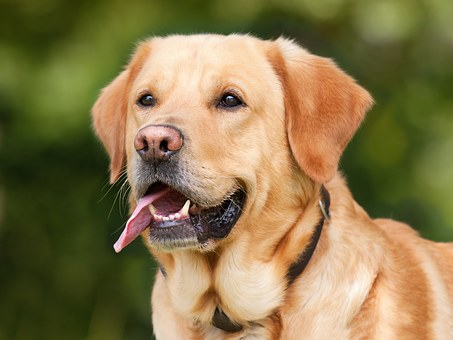
#> input picture 6_Deep Learning/4_Digital Image Processing/3_Morphological Processing/images/dog.jpg, 453 x 340 px
$ jupyter execute 1_morphological_techniques.ipynb   (shell and % lines are left out)
#> lines starting #> are read from the running program, lines starting #| are printed output that depends on the picture
# Morphological image processing

Morphological image processing (MIP) is a group of non-linear operations that correlate to the shape or morphology of features in an image. The morphological operations depend only on the comparative arrangement of pixel values, not their numerical values. They are particularly suitable for processing binary images.

## Importing libraries and loading image

[cell 1]
# Importing modules from skimage to read and display images
import skimage
from skimage.io import imshow, imread, imsave
from skimage.transform import resize
import numpy as np
import pandas as pd
import cv2

import matplotlib.pyplot as plt

import warnings
warnings.filterwarnings('ignore')

print('skimage version:', skimage.__version__)

[cell 2]
# Read the image
image = imread('images/dog.jpg')
#> image is the input picture: shape (340, 453, 3); mean R, G, B 136.4, 119.6, 76.2

# Load the image
imshow(image)

[cell 3]
# Converting the image to grayscale
gray_image = cv2.cvtColor(image, cv2.COLOR_BGR2GRAY)
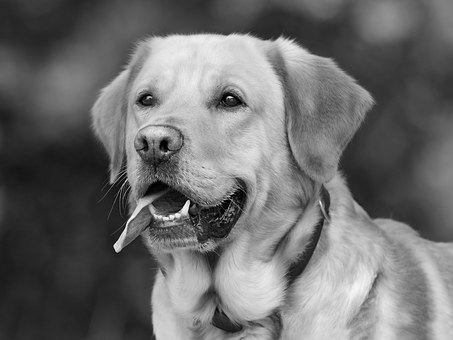
#> gray_image: shape (340, 453); min 0, max 252, mean 108.6

# See the image
imshow(gray_image)

## Morphological techniques

### Image Dilation

The value of the output pixel is the maximum value of all pixels in the neighborhood. In a binary image, a pixel is set to 1 if any of the neighboring pixels have the value 1. Morphological dilation makes objects more visible and fills in small holes in objects. Lines appear thicker, and filled shapes appear larger.

[cell 4]
kernel = np.ones((5, 5), np.uint8)
image1 = cv2.dilate(image, kernel)
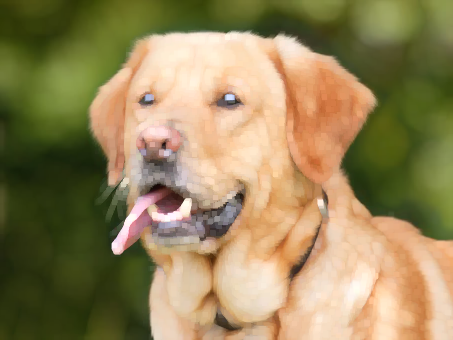
#> image1: shape (340, 453, 3); mean R, G, B 150, 133.3, 90.6

titles = ['Original Image', 'Dilated Image']
images = [image, image1]
count = 2

for i in range(count):
    plt.subplot(1, 2, i + 1)
    plt.title(titles[i])
    plt.imshow(images[i])

plt.show()
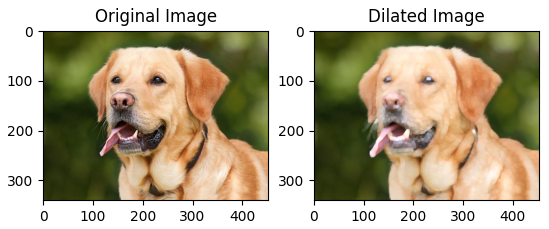
#> figure drawn by matplotlib, 2 panels

### Image Erosion

The value of the output pixel is the minimum value of all pixels in the neighborhood. In a binary image, a pixel is set to 0 if any of the neighboring pixels have the value 0. Morphological erosion removes floating pixels and thin lines so that only substantive objects remain. Remaining lines appear thinner and shapes appear smaller.

[cell 5]
kernel = np.ones((5, 5), np.uint8)
image1 = cv2.erode(image, kernel)
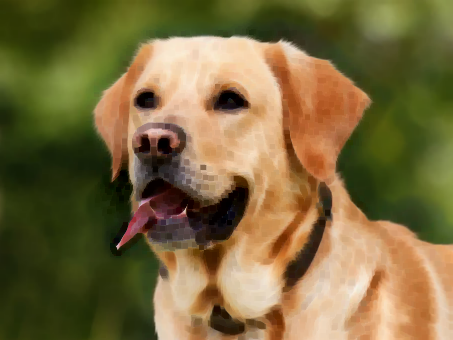
#> image1: shape (340, 453, 3); mean R, G, B 122.3, 105.8, 62.1

titles = ['Original Image', 'Eroded Image']
images = [image, image1]
count = 2

for i in range(count):
    plt.subplot(1, 2, i + 1)
    plt.title(titles[i])
    plt.imshow(images[i])

plt.show()

### Image opening, closing and morphological gradient

a morphological gradient is the difference between the dilation and the erosion of a given image. It is an image where each pixel value (typically non-negative) indicates the contrast intensity in the close neighborhood of that pixel. **Opening and Closing** are dual operations used in Digital Image Processing for restoring an eroded image.

Opening is generally used to restore or recover the original image to the maximum possible extent. Closing is generally used to smoother the contour of the distorted image and fuse back the narrow breaks and long thin gulfs. Closing is also used for getting rid of the small holes of the obtained image. The combination of Opening and Closing is generally used to clean up artifacts in the segmented image before using the image for digital analysis.

[cell 6]
# Image opening, closing and morphological gradient
kernel = np.ones((5, 5), np.uint8)
opening = cv2.morphologyEx(image, cv2.MORPH_OPEN, kernel)
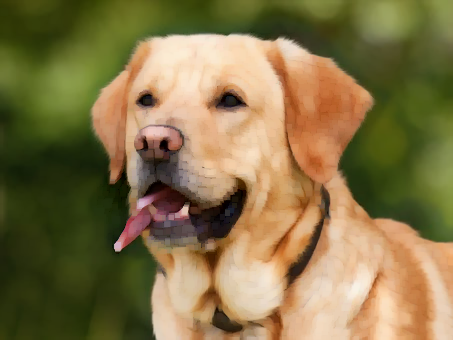
#> opening: shape (340, 453, 3); mean R, G, B 132.7, 115.9, 72.2
closing = cv2.morphologyEx(image, cv2.MORPH_CLOSE, kernel)
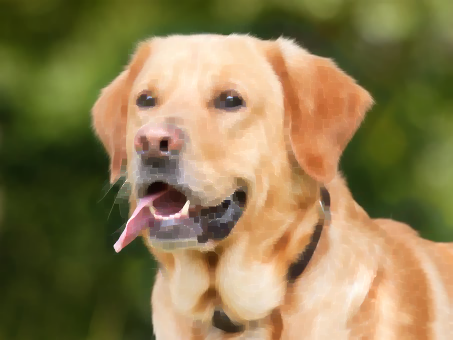
#> closing: shape (340, 453, 3); mean R, G, B 140.5, 123.6, 80.2
gradient = cv2.morphologyEx(image, cv2.MORPH_GRADIENT, kernel)
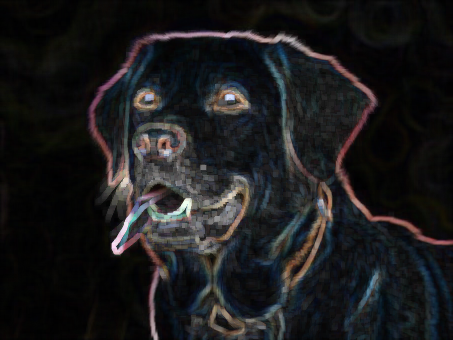
#> gradient: shape (340, 453, 3); mean R, G, B 27.7, 27.5, 28.4

titles = ['Original Image', 'Opened Image', 'Closed Image', 'Gradient Image']
images = [image, opening, closing, gradient]
count = 4

for i in range(count):
    plt.subplot(2, 2, i + 1)
    plt.title(titles[i])
    plt.imshow(images[i])

plt.show()
